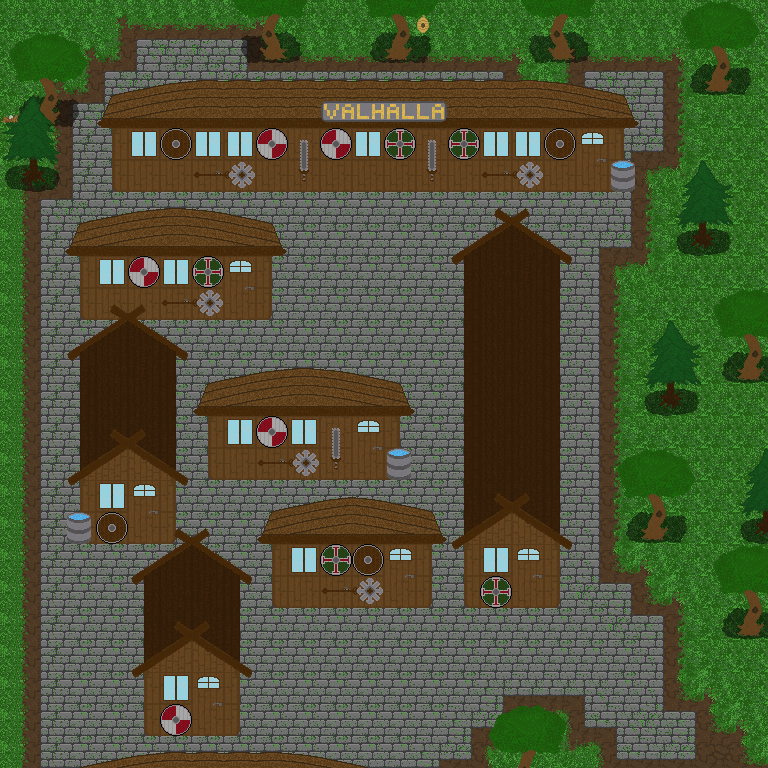

Tiled map render using the project's own tile images. Description and the map definition, with tile-layer contents summarised, below:
An orthogonal 24x24 tile map with 32x32 px tiles, 9 tile layers (Dirt, StoneBrickMoss, Grass, Lake, ...) and 63 objects (32x bottle, 22x collider, 7x enemy, 2x portal).

<map version="1.4" tiledversion="1.4.3" orientation="orthogonal" renderorder="right-down" width="24" height="24" tilewidth="32" tileheight="32" infinite="0" nextlayerid="16" nextobjectid="106">
 <tileset firstgid="1" source="../textures/spritesheets/Tilesetv4.tsx" />
 <layer id="1" name="Dirt" width="24" height="24">
  <data>[576 cells, 576 non-empty, 4 distinct tile ids]</data>
 </layer>
 <layer id="5" name="StoneBrickMoss" width="24" height="24">
  <data>[576 cells, 409 non-empty, 14 distinct tile ids]</data>
 </layer>
 <layer id="3" name="Grass" width="24" height="24">
  <data>[576 cells, 166 non-empty, 13 distinct tile ids]</data>
 </layer>
 <layer id="4" name="Lake" width="24" height="24">
  <data>[576 cells, 0 non-empty, 0 distinct tile ids]</data>
 </layer>
 <layer id="6" name="BuildingLower" width="24" height="24">
  <data>[576 cells, 222 non-empty, 60 distinct tile ids]</data>
 </layer>
 <objectgroup id="13" name="Enemies">
  <object id="1" name="Enemy" type="enemy" x="320" y="320" />
  <object id="2" name="Enemy" type="enemy" x="352" y="288" />
  <object id="3" name="Enemy" type="enemy" x="384" y="320" />
  <object id="4" name="Enemy" type="enemy" x="320" y="672" />
  <object id="5" name="Enemy" type="enemy" x="352" y="672" />
  <object id="6" name="Enemy" type="enemy" x="672" y="736" />
  <object id="7" name="Enemy" type="enemy" x="672" y="704" />
 </objectgroup>
 <layer id="7" name="BuildingHighier" width="24" height="24">
  <data>[576 cells, 48 non-empty, 40 distinct tile ids]</data>
 </layer>
 <layer id="8" name="Props" width="24" height="24">
  <data>[576 cells, 37 non-empty, 12 distinct tile ids]</data>
 </layer>
 <layer id="9" name="Trees" width="24" height="24">
  <data>[576 cells, 54 non-empty, 21 distinct tile ids]</data>
 </layer>
 <layer id="10" name="OverTrees" width="24" height="24">
  <data>[576 cells, 30 non-empty, 21 distinct tile ids]</data>
 </layer>
 <objectgroup id="11" name="Collisions">
  <object id="40" name="Elven Warehouse" type="collider" x="466.5" y="247.5" width="91.5" height="359" />
  <object id="41" name="Building" type="collider" x="273.75" y="511" width="155.75" height="95.5" />
  <object id="42" name="Shop" type="collider" x="208.75" y="384" width="189" height="94" />
  <object id="44" name="Building" type="collider" x="387.5" y="449.25" width="22" height="30" />
  <object id="46" name="Alchemist" type="collider" x="146.333" y="568.667" width="92" height="165" />
  <object id="48" name="Guest House" type="collider" x="81.6667" y="343.333" width="92.6667" height="198" />
  <object id="50" name="Building" type="collider" x="67.6667" y="513" width="23" height="29.3333" />
  <object id="52" name="House of Odin" type="collider" x="82.3333" y="222.667" width="187" height="95.3333" />
  <object id="56" name="Valhalla Pub" type="collider" x="112.5" y="95" width="508" height="95.5" />
  <object id="58" name="Building" type="collider" x="611.125" y="160" width="24" height="30.75" />
  <object id="77" name="Tree" type="collider" x="736.875" y="619.625" width="27.625" height="18.125">
   <ellipse />
  </object>
  <object id="80" name="Tree" type="collider" x="641.455" y="525.273" width="25.4545" height="17">
   <ellipse />
  </object>
  <object id="81" name="Tree" type="collider" x="754.818" y="520.364" width="14.8182" height="14.1818">
   <ellipse />
  </object>
  <object id="83" name="Tree" type="collider" x="661.364" y="393.091" width="21.0909" height="15.8182">
   <ellipse />
  </object>
  <object id="85" name="Tree" type="collider" x="737.818" y="365.364" width="25.9091" height="17.2727">
   <ellipse />
  </object>
  <object id="88" name="Tree" type="collider" x="693.75" y="231.875" width="17.5" height="15.75">
   <ellipse />
  </object>
  <object id="93" name="Tree" type="collider" x="706.727" y="78.5455" width="23.6364" height="14.1818">
   <ellipse />
  </object>
  <object id="95" name="Tree" type="collider" x="550.182" y="43.6364" width="24" height="17.4545">
   <ellipse />
  </object>
  <object id="96" name="Tree" type="collider" x="387.364" y="44.8182" width="22" height="16">
   <ellipse />
  </object>
  <object id="98" name="Tree" type="collider" x="261.5" y="45.875" width="24" height="16">
   <ellipse />
  </object>
  <object id="100" name="Tree" type="collider" x="35.6364" y="106.545" width="22.1818" height="21.4545">
   <ellipse />
  </object>
  <object id="102" name="Tree" type="collider" x="22" y="167.273" width="20.3636" height="19.0909">
   <ellipse />
  </object>
 </objectgroup>
 <objectgroup id="12" name="Bottles">
  <object id="8" name="Bottle" type="bottle" x="96" y="576" />
  <object id="9" name="Bottle" type="bottle" x="96" y="608" />
  <object id="10" name="Bottle" type="bottle" x="96" y="640" />
  <object id="11" name="Bottle" type="bottle" x="96" y="672" />
  <object id="12" name="Bottle" type="bottle" x="288" y="640" />
  <object id="13" name="Bottle" type="bottle" x="320" y="640" />
  <object id="14" name="Bottle" type="bottle" x="352" y="640" />
  <object id="15" name="Bottle" type="bottle" x="384" y="640" />
  <object id="16" name="Bottle" type="bottle" x="704" y="640" />
  <object id="17" name="Bottle" type="bottle" x="704" y="672" />
  <object id="18" name="Bottle" type="bottle" x="736" y="672" />
  <object id="19" name="Bottle" type="bottle" x="576" y="288" />
  <object id="20" name="Bottle" type="bottle" x="576" y="384" />
  <object id="21" name="Bottle" type="bottle" x="576" y="512" />
  <object id="22" name="Bottle" type="bottle" x="320" y="224" />
  <object id="23" name="Bottle" type="bottle" x="352" y="224" />
  <object id="24" name="Bottle" type="bottle" x="384" y="224" />
  <object id="25" name="Bottle" type="bottle" x="416" y="224" />
  <object id="26" name="Bottle" type="bottle" x="320" y="256" />
  <object id="27" name="Bottle" type="bottle" x="352" y="256" />
  <object id="28" name="Bottle" type="bottle" x="384" y="256" />
  <object id="29" name="Bottle" type="bottle" x="416" y="256" />
  <object id="30" name="Bottle" type="bottle" x="32" y="256" />
  <object id="31" name="Bottle" type="bottle" x="32" y="352" />
  <object id="32" name="Bottle" type="bottle" x="32" y="480" />
  <object id="33" name="Bottle" type="bottle" x="64" y="192" />
  <object id="34" name="Bottle" type="bottle" x="608" y="224" />
  <object id="35" name="Bottle" type="bottle" x="640" y="96" />
  <object id="36" name="Bottle" type="bottle" x="672" y="96" />
  <object id="37" name="Bottle" type="bottle" x="672" y="128" />
  <object id="38" name="Bottle" type="bottle" x="448" y="352" />
  <object id="39" name="Bottle" type="bottle" x="448" y="448" />
 </objectgroup>
 <objectgroup id="15" name="Portal">
  <object id="104" name="Portal" type="portal" x="377.333" y="762.333" width="84" height="11">
   <properties>
    <property name="edge" value="bottom" />
    <property name="player_x" type="int" value="470" />
    <property name="player_y" type="int" value="20" />
    <property name="scene_id" type="int" value="0" />
    <property name="show" type="bool" value="true" />
   </properties>
  </object>
  <object id="105" name="Portal" type="portal" x="626" y="760.667" width="97" height="13.3333">
   <properties>
    <property name="edge" value="bottom" />
    <property name="player_x" type="int" value="20" />
    <property name="player_y" type="int" value="80" />
    <property name="scene_id" type="int" value="3" />
    <property name="show" type="bool" value="true" />
   </properties>
  </object>
 </objectgroup>
</map>
